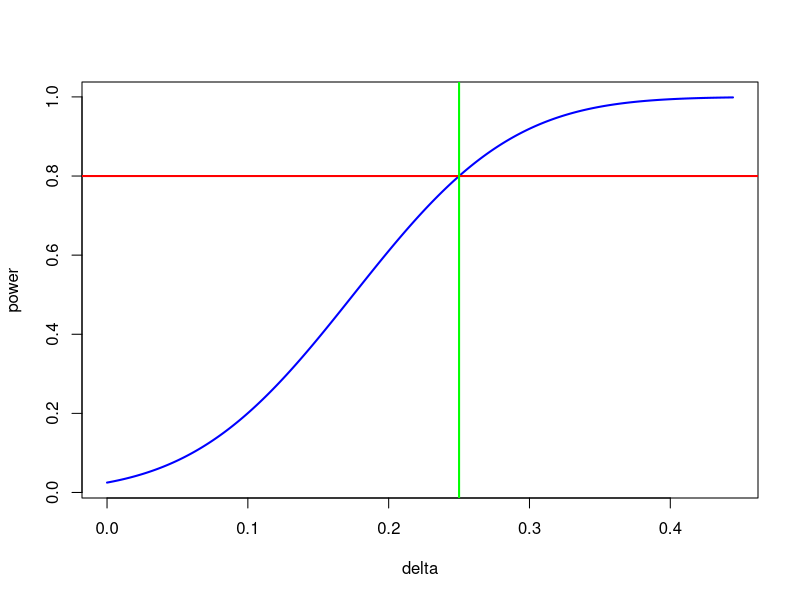

The R script that drew this image:
## ---- chunk 1
#knitr::opts_chunk$set(tidy.opts = list(width.cutoff = 80), tidy = TRUE)
knitr::opts_chunk$set(tidy.opts = list(width.cutoff = 80))
knitr::opts_chunk$set(warning = FALSE, message = FALSE) 
## ---- chunk 2
sd = .7
alpha = .05
h = .8  # power
v = .25 # alternative, a practical difference
power.t.test(n=NULL,delta=v,sd=sd,sig.level=alpha,power=h,type="two.sample")
## ---- chunk 3
# power.curve
#
# create the power curve for the chosen sample size.
#
# arguments:
#   n: sample size,
#   sd: standard deviation
#   alpha: significance level
#   h: power (shows as a horizontal line)
#   v: specific alternative (shows as a vertical line)
#
# output:
#   graph of power curve
power.curve = function(n, sd, alpha, h, v)
{
  df = 2*(n-1)
  delta = seq(from=0,to=5*sd/sqrt(n/2),length.out = 1000)
  power = 1 - pt(qt(1-alpha/2,df),df,ncp = sqrt(n/2)*(delta/sd))
  
  plot(delta,power,type = "l",lwd=2,col="blue")
  abline(h=h,col="red",lwd=2)  
  abline(v=v,col="green",lwd=2)
}

power.curve(n=124,sd=sd,alpha=alpha,h=h,v=v)
## ---- chunk 4
library("readxl")
library("multcomp")
data = read_excel("./handout2data.xlsx")
strength = na.omit(data$strength)
percent = na.omit(as.factor(data$percent))

pwr = .8
alpha = .05
a = 5
means = by(strength,percent,mean)
max.D = max(means) - min(means)
#summary(aov(strength~percent))
s2 = 8.06
power.anova.test(
  groups=a,
  between.var=max.D^2/2/(a-1),
  within.var=s2,
  power=pwr,
  sig.level=alpha,
  n=NULL)
## ---- chunk 5
sim.size = 100000
decide.Ha = rep(NA,sim.size)
n = 3

for (k in 1:sim.size)
{
  y1 = rnorm(n,means[1],sqrt(s2))
  y2 = rnorm(n,means[2],sqrt(s2))
  y3 = rnorm(n,means[3],sqrt(s2))
  y4 = rnorm(n,means[4],sqrt(s2))
  y5 = rnorm(n,means[5],sqrt(s2))
  ybar1 = mean(y1)
  ybar2 = mean(y2)
  ybar3 = mean(y3)
  ybar4 = mean(y4)
  ybar5 = mean(y5)
  var1 = var(y1)
  var2 = var(y2)
  var3 = var(y3)
  var4 = var(y4)
  var5 = var(y5)
  F.stat = n*var(c(ybar1,ybar2,ybar3,ybar4,ybar5)) / mean(c(var1,var2,var3,var4,var5))
  decide.Ha[k] = (F.stat > qf(1-alpha,a-1,a*(n-1)))
}
power = mean(decide.Ha)
power
